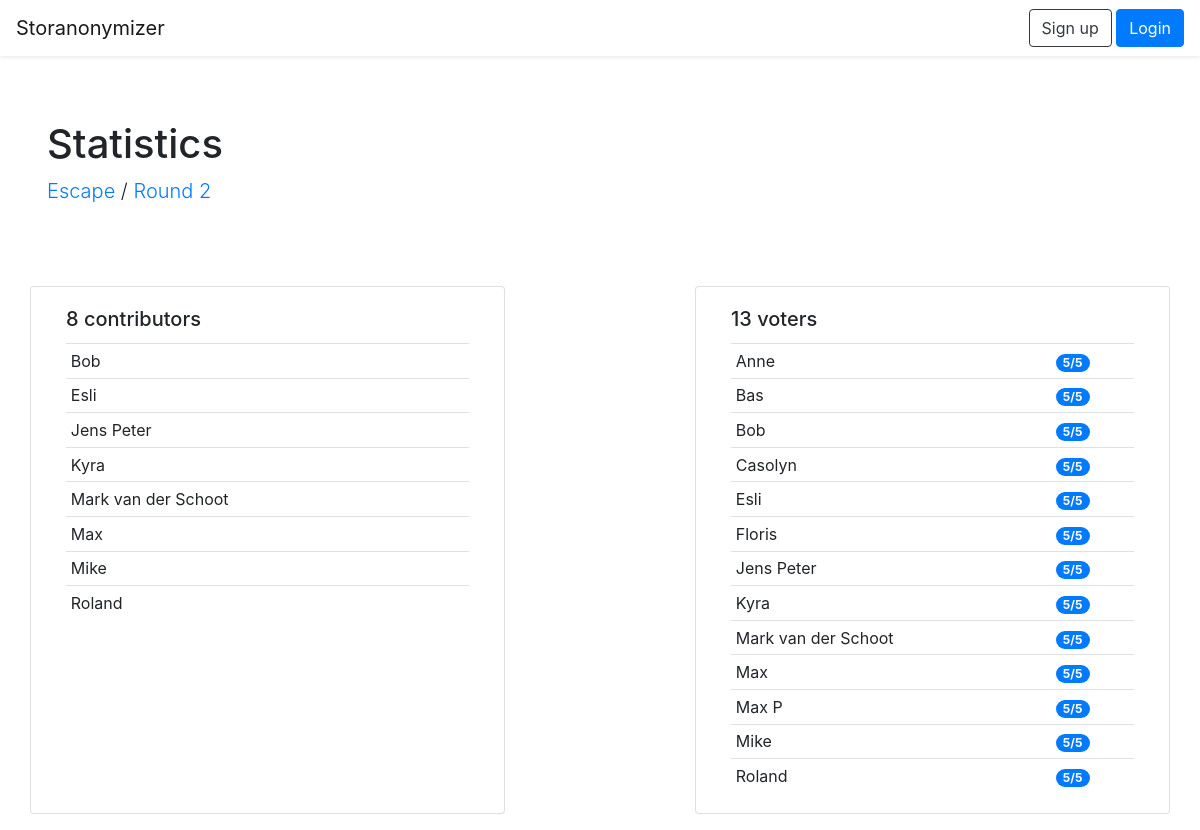
The page /round/AACE348B/statistics on the database its author committed.
### storanonymizer/models.py (models this page shows, shortened)
class Story(db.Model):
    id = db.Column(db.Integer, primary_key=True)
    code = db.Column(db.String(), unique=True)
    name = db.Column(db.String())
    user_id = db.Column(db.Integer, db.ForeignKey("user.id"))
    rounds = db.relationship("Round", backref="story", lazy="select")

class Round(db.Model):
    id = db.Column(db.Integer, primary_key=True)
    name = db.Column(db.String())
    code = db.Column(db.String(), unique=True)
    contributions = db.relationship("Contribution", backref="round", lazy="select")
    votes = db.relationship("Vote", backref="round", lazy="select")
    winning_contribution_id = db.Column(db.String())
    story_id = db.Column(db.Integer, db.ForeignKey("story.id"))
    public_authors = db.Column(db.Boolean(), default=False)
    public_contributions = db.Column(db.Boolean(), default=False)
    voting = db.Column(db.Boolean(), default=False)
    public_votes = db.Column(db.Boolean(), default=False)
    init_datetime = db.Column(db.DateTime())
    publish_datetime = db.Column(db.DateTime())
    vote_datetime = db.Column(db.DateTime())

class Contribution(db.Model):
    id = db.Column(db.Integer, primary_key=True)
    code = db.Column(db.String(), unique=True)
    text = db.Column(db.Text())
    submission_datetime = db.Column(db.DateTime())
    votes = db.relationship("Vote", backref="contribution", lazy="select")
    author_id = db.Column(db.Integer, db.ForeignKey("user.id"))
    round_id = db.Column(db.Integer, db.ForeignKey("round.id"))

class User(db.Model):
    id = db.Column(db.Integer, primary_key=True)
    name = db.Column(db.String(80), unique=True)
    password_hash = db.Column(db.String(1024))
    stories = db.relationship("Story", backref="user", lazy="select")
    contributions = db.relationship("Contribution", backref="author", lazy="select")
    votes = db.relationship("Vote", backref="user", lazy="select")

### storanonymizer/views.py (the view)
@app.route("/round/<round_code>/statistics")
def round_statistics(round_code):
    round = models.Round.query.filter_by(code=round_code).first()
    return render_template("roundstatistics.html", round=round)

### storanonymizer/templates/roundstatistics.html
{% extends "base.html" %}
{% block content %}
<div class="jumbotron bg-white mb-0">
	<div class="container">
		<h1>Statistics</h1>
		<p class="lead"><a href="{{ url_for('story', story_code=round.story.code) }}">{{ round.story.name }}</a> / <a href="{{ url_for('round', round_code=round.code) }}">{{ round.name }}</a></p>
	</div>
</div>
<div class="container">
	<div class="row">
		<div class="col-12 col-md-6 col-lg-5 card mb-3">
			<div class="card-body">
				<h5 class="card-title">{{ round.contributions|length }} contributors</h5>
				<table class="card-text table table-sm">
					<tbody>
						{% for c in round.contributions|sort(attribute='author.name') %}
						<tr><td>{{ c.author.name }}</td></tr>
						{% endfor %}
					</tbody>
				</table>
			</div>
		</div>
		<div class="col-12 col-md-6 col-lg-5 offset-lg-2 card mb-3">
			<div class="card-body">
				<h5 class="card-title">{{ round.votes|groupby('user.name')|length }} voters</h5>
				<table class="card-text table table-sm">
					<tbody>
						{% for group in round.votes|groupby('user.name') %}
						<tr>
							<td>{{ group.grouper }}</td>
							<td><span class="badge badge-pill
							{% if group.list|length == 5 %}badge-primary
							{% else %}badge-secondary{% endif %}">{{ group.list|length}}/5</span></td>
						</tr>
						{% endfor %}
					</tbody>
				</table>
			</div>
		</div>
	</div>
</div>
{% endblock %}

### rows shown on the page
Story: story.name "Escape"
Round: name "Round 2"
Contribution: author.name "Bob"
Contribution: author.name "Esli"
Contribution: author.name "Jens Peter"
Contribution: author.name "Kyra"
Contribution: author.name "Mark van der Schoot"
Contribution: author.name "Max"
Contribution: author.name "Mike"
Contribution: author.name "Roland"
User: grouper "Anne", list|length "5"
User: grouper "Bas", list|length "5"
User: grouper "Bob", list|length "5"
User: grouper "Casolyn", list|length "5"
User: grouper "Esli", list|length "5"
User: grouper "Floris", list|length "5"
User: grouper "Jens Peter", list|length "5"
User: grouper "Kyra", list|length "5"
User: grouper "Mark van der Schoot", list|length "5"
User: grouper "Max", list|length "5"
User: grouper "Max P", list|length "5"
User: grouper "Mike", list|length "5"
User: grouper "Roland", list|length "5"

### other values the page prints
{{ round.contributions|length }} "8"
{{ round.votes|groupby('user.name')|length }} "13"
